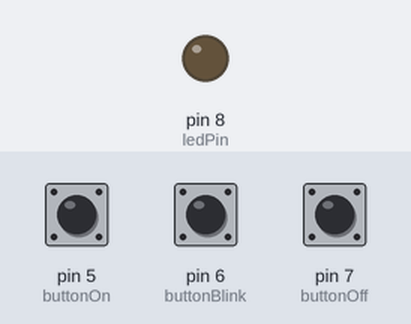
A program run on a simulated Arduino Uno, built with avr-gcc and run on an emulated ATmega328P. Parts: output pins drawn as LEDs (lit = HIGH). Dashed ring = blinking. The inputs (shaded band) are chosen by the test bench; at power-on: pin 6 (buttonBlink) LOW, pin 5 (buttonOn) LOW, pin 7 (buttonOff) LOW.

Above: at 1.2 s.
1.3 s: pin 6 (buttonBlink) pulled HIGH for 0.15 s
At 1.42 s:
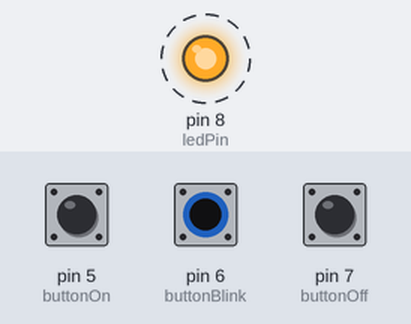
4.3 s: pin 5 (buttonOn) pulled HIGH for 0.15 s
At 4.3 s:
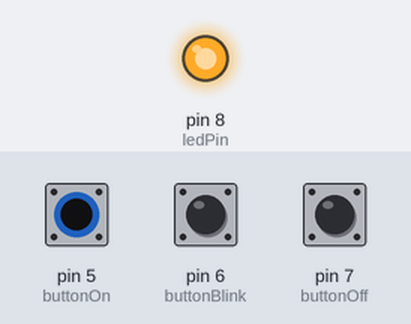
5.9 s: pin 6 (buttonBlink) pulled HIGH for 1 s
At 8.8 s:
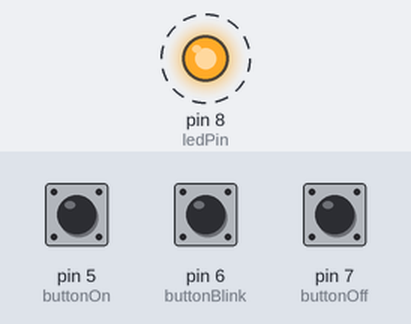
8.9 s: pin 5 (buttonOn) pulled HIGH for 1 s
At 9.8 s:
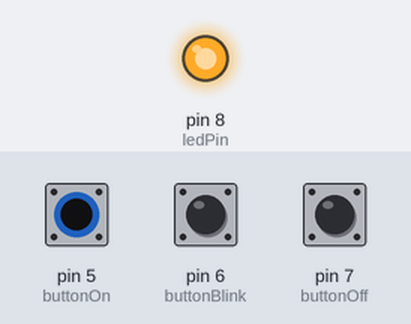
Timing chart, 0 to 11.9 s (numbered marks = the images above; inputs shaded):
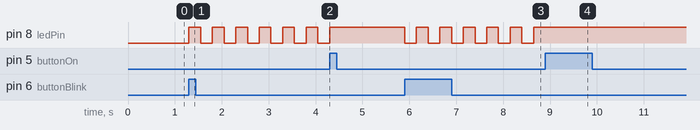

Measured:
- after the input at 1.3 s, pin 8 (ledPin): alternates HIGH for 0.25 s and LOW for 0.25 s, starting at once
- after the input at 4.3 s, pin 8 (ledPin): stops changing and stays HIGH
- after the input at 5.9 s, pin 8 (ledPin): alternates HIGH for 0.25 s and LOW for 0.25 s, starting at once
- after the input at 8.9 s, pin 8 (ledPin): stops changing and stays HIGH

The program:

main.cpp
```cpp
#include <Arduino.h>

const int buttonOff = 7;
const int buttonBlink = 6;
const int buttonOn = 5;
const int ledPin = 8;

int modeState = 0; // 0: off, 1: on, 2: blink
unsigned long lastBlinkTime = 0;
bool ledOn = false;

void blink() {
  if (millis() - lastBlinkTime >= 250) {
    ledOn = !ledOn;
    digitalWrite(ledPin, ledOn);
    lastBlinkTime = millis();
  }
}

void setup(){
  pinMode(buttonOff, INPUT);
  pinMode(buttonBlink, INPUT);
  pinMode(buttonOn, INPUT);
  pinMode(ledPin, OUTPUT);
}

void loop(){

  if (digitalRead(buttonOff) == HIGH) modeState = 0;
  if (digitalRead(buttonOn) == HIGH) modeState = 1;
  if (digitalRead(buttonBlink) == HIGH) modeState = 2;

  switch(modeState){
    case 0:
    digitalWrite(ledPin, LOW);
    break;
    case 1:
    digitalWrite(ledPin, HIGH);
    break;
    case 2:
    blink();
    break;
  }
}
```
